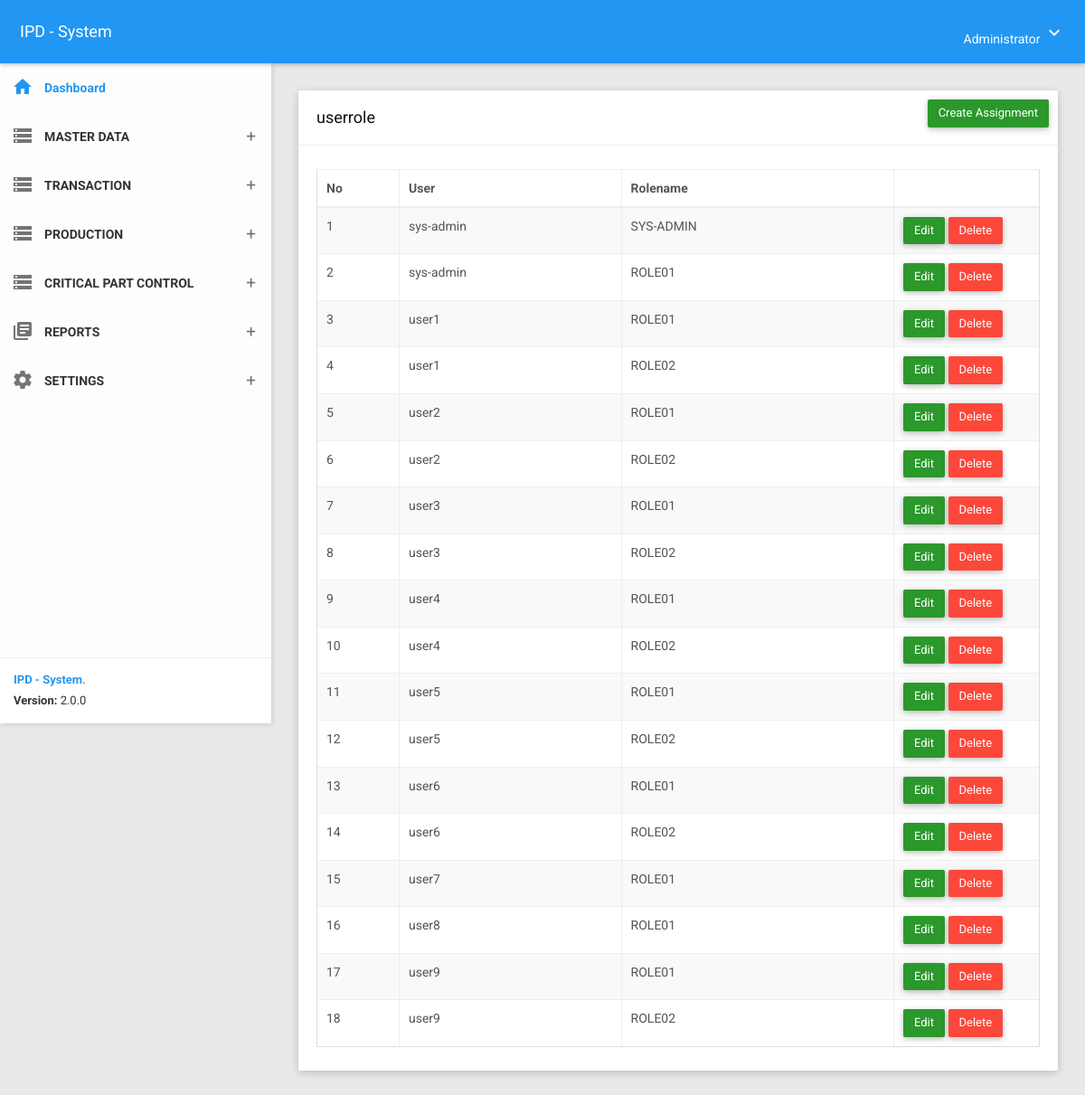
Screenshot of /userrole (signed in) with the database file from the repository.
### tables this page shows
CREATE TABLE `tblsetting` (
  `id` int NOT NULL,
  `company` varchar(100) NOT NULL,
  `address` text NOT NULL,
  `createdby` varchar(50) NOT NULL
);

CREATE TABLE `t_menugroups` (
  `menugroup` int NOT NULL,
  `description` varchar(50) NOT NULL,
  `_index` int DEFAULT NULL,
  `icon` varchar(200) DEFAULT NULL,
  `createdon` timestamp NOT NULL DEFAULT CURRENT_TIMESTAMP,
  `createdby` varchar(50) NOT NULL
);

CREATE TABLE `t_user_role` (
  `username` varchar(100) NOT NULL,
  `roleid` int NOT NULL,
  `createdon` datetime NOT NULL,
  `createdby` varchar(50) NOT NULL
);

CREATE TABLE `t_role` (
  `roleid` int NOT NULL,
  `rolename` varchar(50) NOT NULL,
  `createdon` datetime NOT NULL,
  `createdby` varchar(50) NOT NULL
);

### app/core/Controller.php (called while the page is built, shortened)
<?php
class Controller{
	public function view($view, $data = [])
	{
		require_once 'app/views/' . $view . '.php';
	}
	public function model($model)
	{
		return new $model;
	}
}

### app/core/App.php (called while the page is built, shortened)
<?php
class App{
	protected $method = 'index';
	protected $params = [];
	public function __construct(){
		$this->controller = new $this->controller;
		call_user_func_array([$this->controller, $this->method], $this->params);
	}
}

### index.php (called while the page is built, shortened)
<?php
$app = new App;

### app/core/Database.php (called while the page is built, shortened)
<?php
class Database{
	private $host = DB_HOST;
	private $user = DB_USER;
	private $pass = DB_PASS;
	private $dbnm = DB_NAME;
	private $dbh;
	private $stmt;
	public function __construct()
	{
		$dsn = 'mysql:host='. $this->host .';dbname='. $this->dbnm;
		$option = [
			PDO::ATTR_PERSISTENT => true,
			PDO::ATTR_ERRMODE => PDO::ERRMODE_EXCEPTION,
			PDO::ATTR_EMULATE_PREPARES => true
		];
		try{
			$this->dbh = new PDO($dsn,$this->user,$this->pass, $option);
		}catch(PDOException $e){
			die($e->getMessage());
		}
	}
	public function query($query)
	{
		$this->stmt = $this->dbh->prepare($query);
	}
	public function execute()
	{
		$this->stmt->execute();
	}
	public function resultSet()
	{
		$this->execute();
		return $this->stmt->fetchAll(PDO::FETCH_ASSOC);
	}
}

### app/models/Userrole_model.php (called while the page is built, shortened)
<?php
class Userrole_model{
    private $db;
    public function __construct()
	{
		$this->db = new Database;
    }
    public function getListUserRoleAssignment(){
        $this->db->query("SELECT a.*, b.rolename, c.nama FROM t_user_role as a inner join t_role as b on a.roleid = b.roleid inner join t_user as c on a.username = c.username");
		return $this->db->resultSet();
    }
}

### app/views/userrole/index.php (the view, shortened to what this page needs)
<section class="content">
        <div class="container-fluid">
            <div class="row clearfix">
                <div class="col-lg-12 col-md-12 col-sm-12 col-xs-12">
                    <div class="card">
                        <div class="header">
                            <h2>
                                <?= $data['menu']; ?>
                            </h2>
                            <ul class="header-dropdown m-r--5">
							<a href="<?= BASEURL; ?>/userrole/create" class="btn btn-success waves-effect pull-right">Create Assignment</a>
							</ul>
                        </div>
                        <div class="body">
                            <div class="table-responsive">
                                <table class="table table-bordered table-striped table-hover js-basic-example dataTable">
                                    <thead>
                                        <tr>
                                            <th style="width:50px;">No</th>
                                            <th>User</th>
                                            <th>Rolename</th>
                                            <th style="width:120px;"></th>
                                        </tr>
                                    </thead>
                                    <tbody>
                                        <?php $no = 0; ?>
                                        <?php foreach($data['urole'] as $out) : ?>
                                            <?php $no++; ?>
                                            <tr>
                                                <td><?= $no; ?></td>
                                                <td><?= $out['username']; ?></td>
                                                <td><?= $out['rolename']; ?></td>
                                                <td>
                                                    <a href="<?= BASEURL; ?>/userrole/edit/<?= $out['roleid']; ?>" type="button" class="btn btn-success">Edit</a>
                                                    <a href="<?= BASEURL; ?>/userrole/delete/<?= $out['roleid']; ?>/<?= $out['username']; ?>" type="button" class="btn btn-danger">Delete</a>
                                                </td>
                                            </tr>
                                        <?php endforeach; ?>
                                    </tbody>
                                </table>
                            </div>
                        </div>
                    </div>
                </div>
            </div>
        </div>
    </section>

### app/views/templates/header_a.php (shortened to what this page needs)
<?php
    $dsn = "mysql:host=".DB_HOST.";dbname=".DB_NAME."";
    $pdo = new PDO($dsn, DB_USER, DB_PASS);
    $user = $_SESSION['usr']['user'];
    $query1 = $pdo->query("SELECT distinct * FROM v_user_menugroup WHERE username='$user' order by _index asc");
    $query3 = $pdo->query("SELECT * FROM tblsetting where id = '1'");
    $menuGroups = $query1->fetchAll();
    $setting    = $query3->fetch();
?>
<!DOCTYPE html>
<html>
<head>
    <link href="<?= BASEURL; ?>/plugins/bootstrap/css/bootstrap.css" rel="stylesheet">
    <link href="<?= BASEURL; ?>/plugins/node-waves/waves.css" rel="stylesheet" />
    <link href="<?= BASEURL; ?>/plugins/animate-css/animate.css" rel="stylesheet" />
    <link href="<?= BASEURL; ?>/plugins/jquery-datatable/skin/bootstrap/css/dataTables.bootstrap.css" rel="stylesheet">
    <link href="<?= BASEURL; ?>/plugins/sweetalert/sweetalert.css" rel="stylesheet" />
    <link href="<?= BASEURL; ?>/plugins/bootstrap-select/css/bootstrap-select.css" rel="stylesheet" />
    <link href="<?= BASEURL; ?>/css/style.css" rel="stylesheet">
    <link href="<?= BASEURL; ?>/css/themes/all-themes.css" rel="stylesheet" />
    <link href="<?= BASEURL; ?>/assets/select2/select2.min.css" rel="stylesheet" />
    <link href="<?= BASEURL; ?>/css/ui-autocomplete.css" rel="stylesheet">
    <link href="<?= BASEURL; ?>/plugins/multi-select/css/multi-select.css" rel="stylesheet">
</head>
<body class="theme-blue">
    <nav class="navbar">
        <div class="container-fluid">
            <div class="navbar-header">
                <a class="navbar-brand" href="<?= BASEURL; ?>"><?= $setting['company']; ?></a>
            </div>
            <div class="collapse navbar-collapse" id="navbar-collapse">
                <ul class="nav navbar-nav navbar-right">
                    <li class="dropdown">
                        <a href="javascript:void(0);" class="dropdown-toggle" data-toggle="dropdown" role="button">
                            <span><?= $_SESSION['usr']['name']; ?></span>
                            <i class="material-icons">keyboard_arrow_down</i>
                        </a>
                    </li>
                </ul>
            </div>
        </div>
    </nav>
    <section>
        <aside id="leftsidebar" class="sidebar">
            <div class="menu">
                <ul class="list">
                    <li class="active">
                        <a href="<?= BASEURL; ?>">
                            <i class="material-icons">home</i>
                            <span>Dashboard </span>
                        </a>
                    </li>
                    <?php foreach($menuGroups as $menugroup) : ?>
                        <li>
                            <a href="javascript:void(0);" class="menu-toggle">
                                <i class="material-icons"><?= $menugroup['icon']; ?></i>
                                <span><?= $menugroup['description']; ?></span>
                            </a>
                        </li>
                    <?php endforeach; ?>
                </ul>
            </div>
            <div class="legal">
                <div class="copyright">
                    <a href="javascript:void(0);">IPD - System</a>.
                </div>
                <div class="version">
                    <b>Version: </b> 2.0.0
                </div>
            </div>
        </aside>
    </section>

### css/themes/all-themes.css (style rules this page uses)
.theme-blue .navbar { background-color: #2196F3; }
.theme-blue .navbar-brand { color: #fff; }
.theme-blue .nav > li > a { color: #fff; }
.theme-blue .sidebar .menu .list li.active { background-color: transparent; }
.theme-blue .sidebar .menu .list li.active > :first-child i, .theme-blue .sidebar .menu .list li.active > :first-child span { color: #2196F3; }
.theme-blue .sidebar .legal { background-color: #fff; }
.theme-blue .sidebar .legal .copyright a { color: #2196F3 !important; }

### rows the page displays
tblsetting: company "IPD - System"
t_menugroups: description "MASTER DATA"
t_menugroups: description "TRANSACTION"
t_menugroups: description "PRODUCTION"
t_menugroups: description "CRITICAL PART CONTROL"
t_menugroups: description "REPORTS"
t_menugroups: description "SETTINGS"
t_user_role: username "sys-admin", roleid.rolename "SYS-ADMIN"
t_user_role: username "sys-admin", roleid.rolename "ROLE01"
t_user_role: username "user1", roleid.rolename "ROLE01"
t_user_role: username "user1", roleid.rolename "ROLE02"
t_user_role: username "user2", roleid.rolename "ROLE01"
t_user_role: username "user2", roleid.rolename "ROLE02"
t_user_role: username "user3", roleid.rolename "ROLE01"
t_user_role: username "user3", roleid.rolename "ROLE02"
t_user_role: username "user4", roleid.rolename "ROLE01"
t_user_role: username "user4", roleid.rolename "ROLE02"
t_user_role: username "user5", roleid.rolename "ROLE01"
t_user_role: username "user5", roleid.rolename "ROLE02"
t_user_role: username "user6", roleid.rolename "ROLE01"
t_user_role: username "user6", roleid.rolename "ROLE02"
t_user_role: username "user7", roleid.rolename "ROLE01"
t_user_role: username "user8", roleid.rolename "ROLE01"
t_user_role: username "user9", roleid.rolename "ROLE01"
t_user_role: username "user9", roleid.rolename "ROLE02"

### other values shown
$_SESSION['usr']['name'] "Administrator"
$data['menu'] "userrole"
